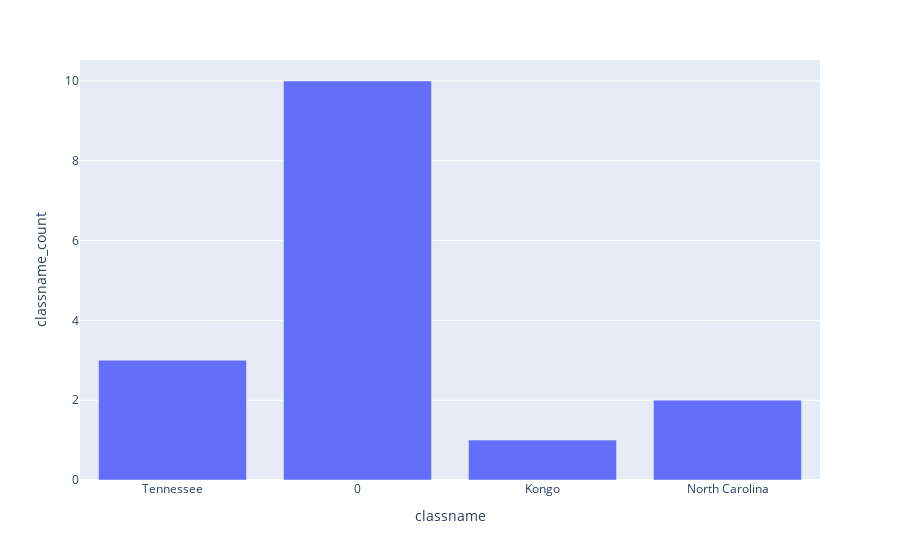

Notebook cell for this chart:
### Code cell
# task11 (lesson4)
# Корабли: По предыдущему view (sunk_ships_by_classes) сделать график в colab (X: class, Y: count)
    
request = """
select classname, count as classname_count
from sunk_ships_by_classes_second_stream
"""
df = pd.read_sql_query(request, conn)

fig = px.bar(x=df.classname.to_list(), y=df.classname_count.to_list(), labels={'x':'classname', 'y':'classname_count'})
fig.show()

### Figure 1 — Plotly figure (JSON) as saved in the notebook; plotly's stock layout.template omitted (floating-point values rounded to 4 significant figures)
{"data": [{"alignmentgroup": "True", "hovertemplate": "classname=%{x}<br>classname_count=%{y}<extra></extra>", "legendgroup": "", "marker": {"color": "#636efa", "pattern": {"shape": ""}}, "name": "", "offsetgroup": "", "orientation": "v", "showlegend": false, "textposition": "auto", "type": "bar", "x": ["Tennessee", "0", "Kongo", "North Carolina"], "xaxis": "x", "y": [3, 10, 1, 2], "yaxis": "y"}], "layout": {"barmode": "relative", "legend": {"tracegroupgap": 0}, "margin": {"t": 60}, "xaxis": {"anchor": "y", "domain": [0, 1], "title": {"text": "classname"}}, "yaxis": {"anchor": "x", "domain": [0, 1], "title": {"text": "classname_count"}}}}
